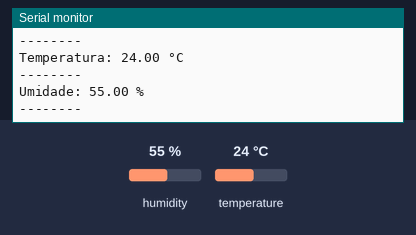
A sketch run on a simulated Arduino Uno, built with avr-gcc and run on an emulated ATmega328P. Parts: the last lines printed to the serial monitor. The test bench sets the inputs (shaded band); at power-on: humidity 55 %, temperature 24 °C.

Above: at 2.8 s.
2.9 s: humidity set to 22 %
At 5.2 s:
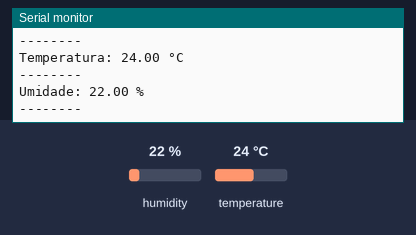
5.6 s: temperature set to 12 °C
8.3 s: humidity set to 40 %
At 10.7 s:
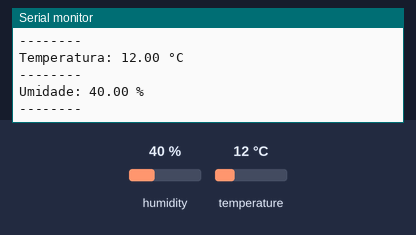
Timing chart, 0 to 12.2 s (numbered marks = the images above; inputs shaded):
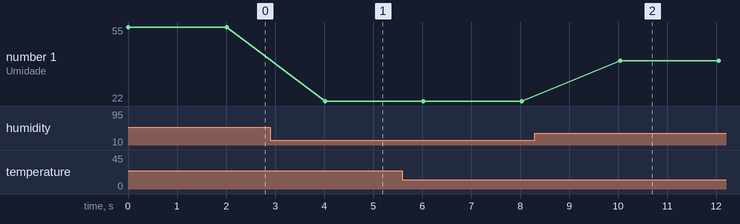

The sketch:

DHT22.ino
```cpp
#include <DHT.h>                            // Biblioteca dos sensores DHT

DHT dht22(5, DHT22);                        // Definição do objeto dht22 do tipo DHT22, conectado ao pino GPIO5
float temperatura, umidade;                 // Variáveis que armazenarão os valores de temperatura ambiente e umidade

/////////////////////////////////////////////

// Função do DHT22 que deve rodar no setup principal
void setup() {
  Serial.begin(115200);                     // Inicia o Monitor Serial para visualização dos dados via USB no computador
  dht22.begin();                            // Inicia o sensor
}

/////////////////////////////////////////////

// Função do DHT22 que deve rodar no loop principal
void loop(){

  umidade = dht22.readHumidity();           // Lê a umidade do ambiente
  temperatura = dht22.readTemperature();    // Lê a temperatura ambiente

  // Se não houver valor lido para temperatura ou para umidade:
  if (isnan(temperatura) || isnan(umidade)) {
    Serial.println("Não foi possível medir os parâmetros!");        // Mostra a mensagem no Monitor Serial
  }
  else { // Senão:
    Serial.print("Temperatura: ");          // Mostra a mensagem no Monitor Serial
    Serial.print(temperatura);              // Mostra o resultado no Monitor Serial
    Serial.println(" °C");                  // Mostra a mensagem no Monitor Serial
    Serial.println("--------");             // Mostra a mensagem no Monitor Serial
    Serial.print("Umidade: ");              // Mostra a mensagem no Monitor Serial
    Serial.print(umidade);                  // Mostra o resultado no Monitor Serial
    Serial.println(" %");                   // Mostra a mensagem no Monitor Serial
    Serial.println("--------");             // Mostra a mensagem no Monitor Serial
    delay(2000);                            // Atraso de 2s
  }
}
```

Measured:
- after the input at 2.9 s, the serial monitor: prints a new line after 1.1 s (image 1)
- after the input at 8.3 s, the serial monitor: prints a new line after 1.7 s (image 2)
- plotted number 1: 55 → 22 after the input at 2.9 s, 22 → 40 after the input at 8.3 s
